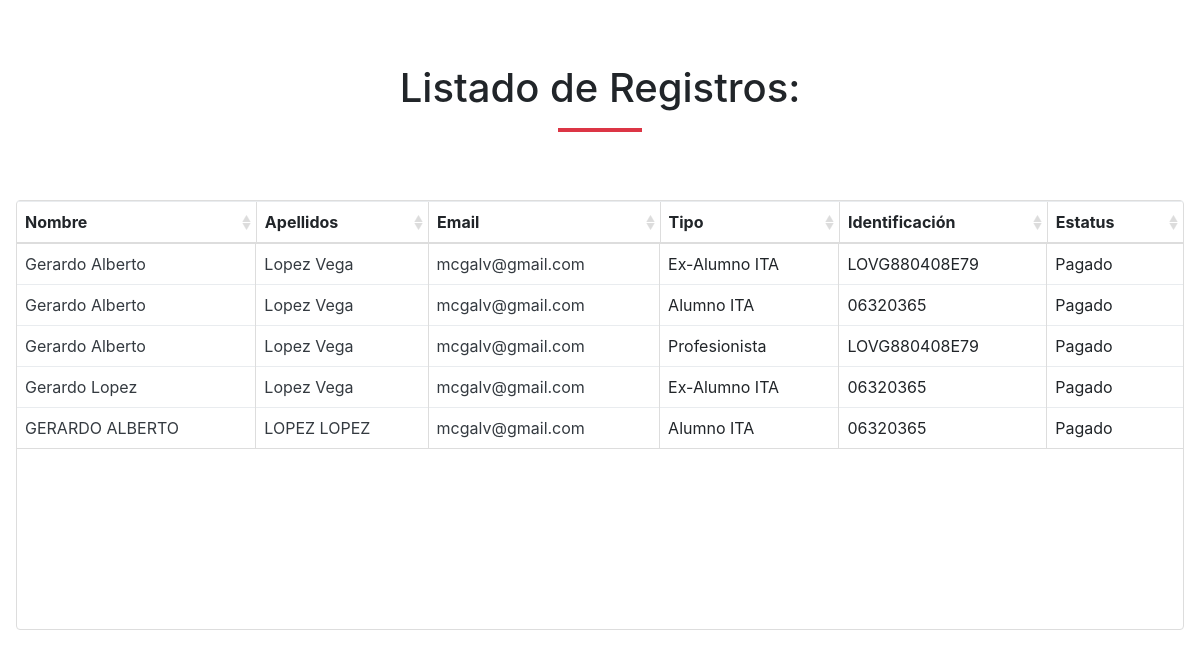
The app's page /registros/print/ (signed in), older data.
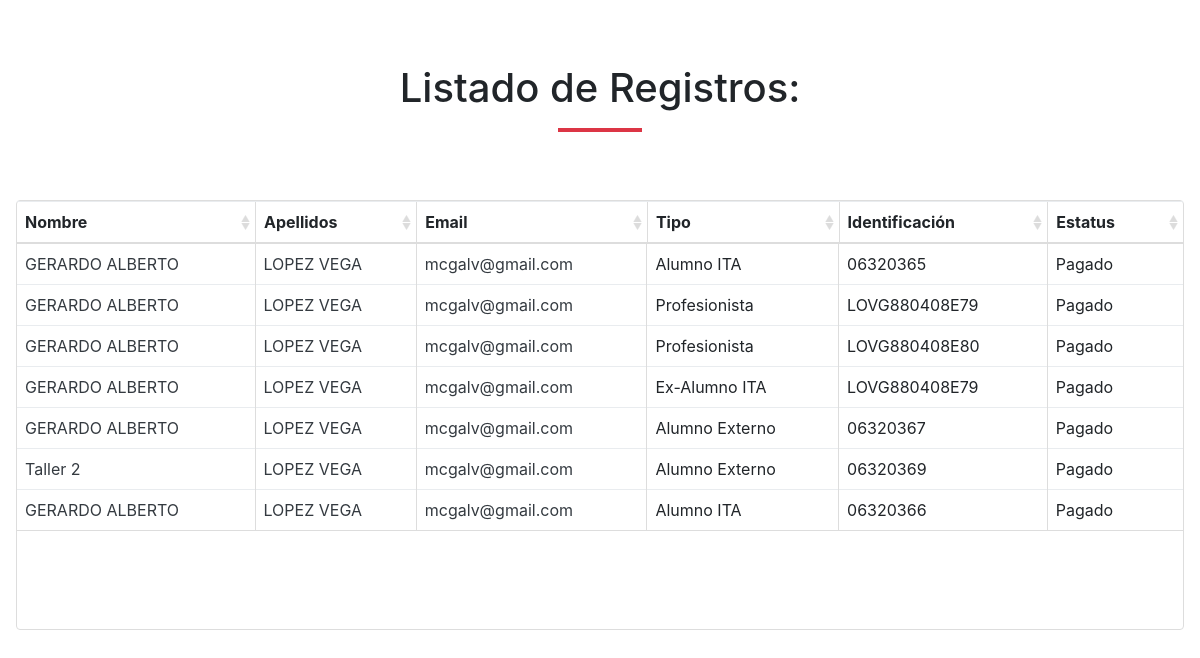
The same page, newer data.
### registro/models.py (models this page shows, shortened)
class Registro(models.Model):
	TIPO_REGISTRO = [
		('alumno', 'Alumno del ITA'),
		('exalumno', 'Exalumno del ITA'),
		('alumno2', 'Alumno de otra institución'),
		('profesional', 'Profesionista')
	]
	ESTADOS = [
		("AGU","Aguascalientes"),
		("BCN","Baja California"),
		("BCS","Baja California Sur"),
		("CAM","Campeche"),
		("CHH","Chihuahua"),
		("CHP","Chiapas"),
		("COA","Coahuila"),
		("COL","Colima"),
		("DIF","Ciudad de México"),
		("DUR","Durango"),
		("GRO","Guerrero"),
		("GUA","Guanajuato"),
		("HID","Hidalgo"),
		("JAL","Jalisco"),
		("MEX","México"),
		("MIC","Michoacán"),
		("MOR","Morelos"),
		("NAY","Nayarit"),
		("NLE","Nuevo León"),
		("OAX","Oaxaca"),
		("PUE","Puebla"),
		("QUE","Querétaro"),
		("ROO","Quintana Roo"),
		("SIN","Sinaloa"),
		("SLP","San Luis Potosí"),
		("SON","Sonora"),
		("TAB","Tabasco"),
		("TAM","Tamaulipas"),
		("TLA","Tlaxcala"),
		("VER","Veracruz"),
		("YUC","Yucatán"),
		("ZAC","Zacatecas"),
	]
	CARRERAS = [
		("sistemas", "Ingeniería en Sistemas Computacionales"),
		("bioquimica", "Ingeniería Bioquímica"),
		("electromecanica", "Ingeniería Electromecánica"),
		("arquitectura", "Arquitectura"),
		("administracion", "Licenciatura en Administración"),
		("contabilidad", "Contador Público"),
		("gestion", "Ingenieria en Gestión Empresarial"),
	]
	SEMESTRES = [
		("1", "1"),
		("2", "2"),
		("3", "3"),
		("4", "4"),
		("5", "5"),
		("6", "6"),
		("7", "7"),
		("8", "8"),
		("9", "9"),
		("10", "10"),
		("11", "11"),
		("12", "12")
	]
	STATES = [
		("draft", "Pendiente"),
		("done", "Confirmado")
	]
	fecha_registro = models.DateField(auto_now_add=True)
	fecha_modificacion = models.DateField(auto_now=True)
	fecha_pago = models.DateField(null=True, blank=True)
	nombre = models.CharField(max_length=255)
	apellidop = models.CharField(max_length=255)
	apellidom = models.CharField(max_length=255)
	nocontrol = models.CharField(max_length=255, null=True, blank=True)
	rfc = models.CharField(max_length=255, null=True, blank=True)
	institucion = models.CharField(max_length=255)
	carrera = models.CharField(max_length=255, choices=CARRERAS, null=True, blank=True)
	semestre = models.CharField(max_length=255, choices=SEMESTRES, null=True, blank=True)
	email = models.EmailField(max_length=255)
	telefono = models.CharField(max_length=10)
	municipio = models.CharField(max_length=255)
	estado = models.CharField(max_length=255, choices=ESTADOS)
	tipo_registro = models.CharField(max_length=255, choices=TIPO_REGISTRO)
	state = models.CharField(max_length=255, choices=STATES)

### registro/views.py (the view)
# urls.py: path('registros/print/', views.registros_print, name="registros_print"),
@login_required
def registros_print(request):
	registros = Registro.objects.all()
	context = {
		"data" : registros
	}
	return render(request, "registro/registros_print.html", context)

### registro/templates/registro/registros_print.html (shortened to what this page needs)
{% extends 'baseadmin.html' %}
{% block content %}
<section >
<div class="row">
	<div class="col text-center">
		<h1>Listado de Registros:</h1>
		<hr class="divider red">
	</div>
</div>
<div class="row">
	<div class="col-12">
		<table class="table"
				data-search="false"
				data-click-to-select="false"
				data-show-columns="false"
				data-pagination="false"
				data-height="450"
				data-show-export="false"
				data-toolbar="#toolbar">
			<thead>
				<tr>
					<th data-field="nombre" data-sortable="true">Nombre</th>
					<th data-field="apellidop" data-sortable="true">Apellidos</th>
					<th data-field="email" data-sortable="true">Email</th>
					<th data-field="tipo" data-sortable="true">Tipo</th>
					<th data-field="identificacion" data-sortable="true">Identificación</th>
					<th data-field="state" data-sortable="true" data-formatter="stateFormatter">Estatus</th>
				</tr>
			</thead>
			<tbody>
				{% for row in data %}
				<tr>
					<td>
						<a href='{% url "registros_editar" row.id %}'>
							{{ row.nombre }}
						</a>
					</td>
					<td>
						<a href=''>{{ row.apellidop }} {{ row.apellidom }} </a>
					</td>
					<td>
						<a href=''>{{ row.email }} </a>
					</td>
					<td>
						{% if row.tipo_registro == 'profesional' %}
						Profesionista
						{% elif row.tipo_registro == 'alumno' %}
						Alumno ITA
						{% elif row.tipo_registro == 'exalumno' %}
						Ex-Alumno ITA
						{% else %}
						Alumno Externo
						{% endif %}
					</td>
					<td>
						{% if row.tipo_registro == 'profesional' %}
						{{ row.rfc }}
						{% elif row.tipo_registro == 'alumno' %}
						{{ row.nocontrol }}
						{% else %}
							{% if row.rfc %}
								{{ row.rfc }}
							{% elif row.nocontrol %}
								{{ row.nocontrol }}
							{% endif %}
						{% endif %}
					</td>
					<td>
					</td>
				</tr>
				{% endfor %}
			</tbody>
		</table>
	</div>
</div>
</section>
{% endblock %}

Row changes from the older to the newer data that the page shows:
removed Registro: nombre "Gerardo Alberto", apellidop "Lopez", apellidom "Vega", email "mcgalv@gmail.com", tipo_registro "Ex-Alumno ITA", rfc "LOVG880408E79"
removed Registro: nombre "Gerardo Alberto", apellidop "Lopez", apellidom "Vega", email "mcgalv@gmail.com", tipo_registro "Alumno ITA", nocontrol "06320365"
removed Registro: nombre "Gerardo Alberto", apellidop "Lopez", apellidom "Vega", email "mcgalv@gmail.com", tipo_registro "Profesionista", rfc "LOVG880408E79"
removed Registro: nombre "Gerardo Lopez", apellidop "Lopez", apellidom "Vega", email "mcgalv@gmail.com", tipo_registro "Ex-Alumno ITA", nocontrol "06320365"
removed Registro: nombre "GERARDO ALBERTO", apellidop "LOPEZ", apellidom "LOPEZ", email "mcgalv@gmail.com", tipo_registro "Alumno ITA", nocontrol "06320365"
added Registro: nombre "GERARDO ALBERTO", apellidop "LOPEZ", apellidom "VEGA", email "mcgalv@gmail.com", tipo_registro "Alumno ITA", nocontrol "06320365"
added Registro: nombre "GERARDO ALBERTO", apellidop "LOPEZ", apellidom "VEGA", email "mcgalv@gmail.com", tipo_registro "Profesionista", rfc "LOVG880408E79"
added Registro: nombre "GERARDO ALBERTO", apellidop "LOPEZ", apellidom "VEGA", email "mcgalv@gmail.com", tipo_registro "Profesionista", rfc "LOVG880408E80"
added Registro: nombre "GERARDO ALBERTO", apellidop "LOPEZ", apellidom "VEGA", email "mcgalv@gmail.com", tipo_registro "Ex-Alumno ITA", rfc "LOVG880408E79"
added Registro: nombre "GERARDO ALBERTO", apellidop "LOPEZ", apellidom "VEGA", email "mcgalv@gmail.com", tipo_registro "Alumno Externo", nocontrol "06320367"
added Registro: nombre "Taller 2", apellidop "LOPEZ", apellidom "VEGA", email "mcgalv@gmail.com", tipo_registro "Alumno Externo", nocontrol "06320369"
added Registro: nombre "GERARDO ALBERTO", apellidop "LOPEZ", apellidom "VEGA", email "mcgalv@gmail.com", tipo_registro "Alumno ITA", nocontrol "06320366"
